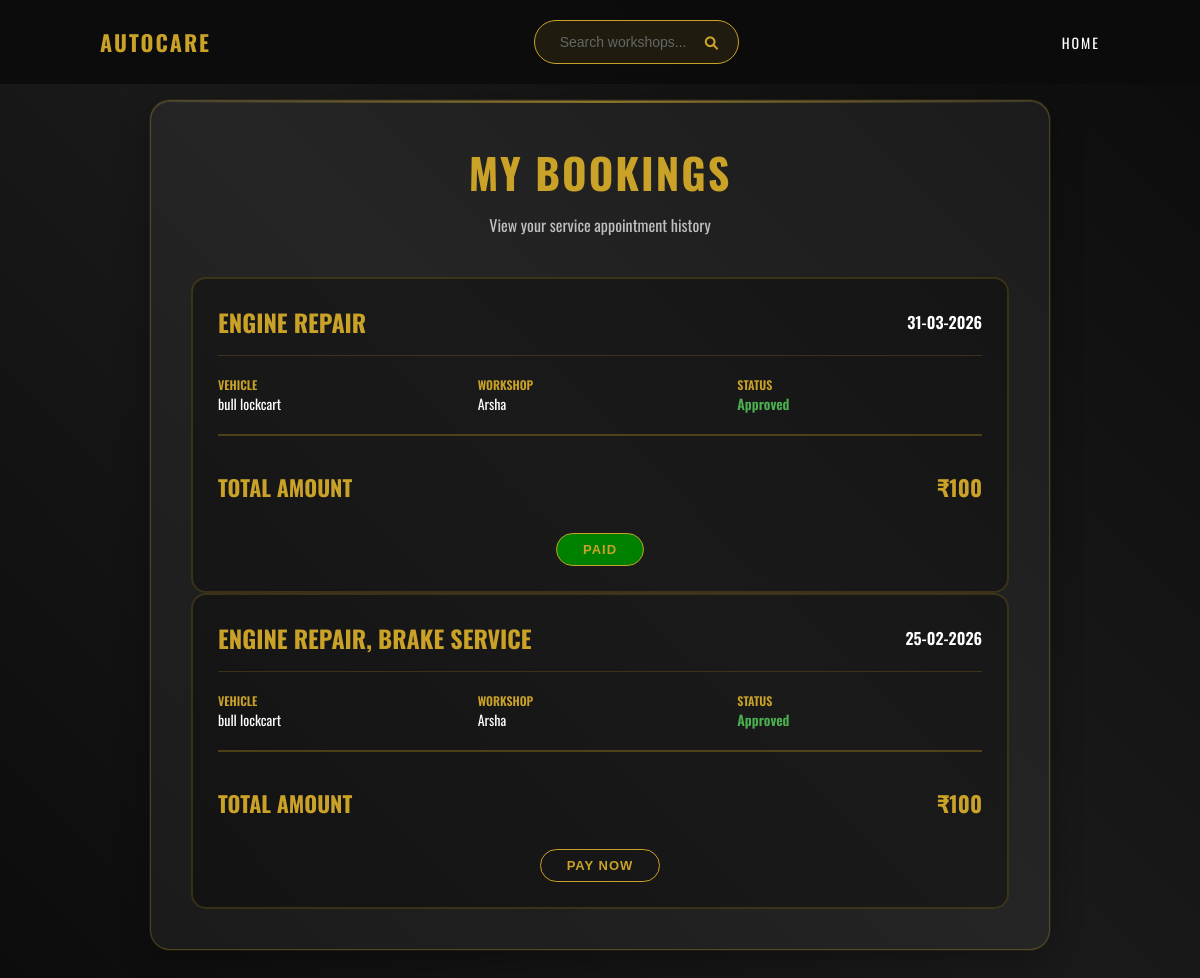
Screenshot of /mybookings/ (signed in) with the database file from the repository.
### app/models.py (models this page shows)
class Booking(models.Model):
    userd = models.ForeignKey(user, on_delete=models.CASCADE)
    workshop = models.ForeignKey(workshop, on_delete=models.CASCADE)
    vehicle = models.ForeignKey(VehicleRegistration, on_delete=models.CASCADE)
    SERVICE_CHOICES = (
        ('Oil Change', 'Oil Change'),
        ('Engine Repair', 'Engine Repair'),
        ('AC Service', 'AC Service'),
        ('Brake Service', 'Brake Service'),
        ('Battery Service', 'Battery Service'),
        ('Tire Service', 'Tire Service'),
    )
    services = MultiSelectField(choices=SERVICE_CHOICES,null=True, blank=True)
    booking_time = models.DateField()
    status = models.CharField(max_length=20, default='Pending')
    payment=models.IntegerField(null=True,blank=True)
    is_paid = models.BooleanField(default=False)

class VehicleRegistration(models.Model):
    userd = models.ForeignKey(user, on_delete=models.CASCADE)
    vehicle_name = models.CharField(max_length=100)
    vehicle_model = models.CharField(max_length=100)
    license_plate = models.CharField(max_length=20)
    vehicle_image = models.ImageField(upload_to='vehicle_images/', null=True, blank=True)
    rc = models.FileField(upload_to='rc/', null=True, blank=True)
    insurance = models.FileField(upload_to='insurance/', null=True, blank=True)
    pollution = models.FileField(upload_to='pollution/', null=True, blank=True)

class workshop(models.Model):
    name = models.CharField(max_length=100)
    password = models.CharField(max_length=100)
    email = models.EmailField(unique=True)
    Location = models.CharField(max_length=255,null=True, blank=True)
    description = models.CharField(max_length=255,null=True, blank=True)
    phone = models.CharField(max_length=15)
    address = models.TextField()
    workshop_picture = models.ImageField(upload_to='profile_pics/', null=True, blank=True)
    license = models.ImageField(upload_to='license/', null=True, blank=True)
    slots = models.IntegerField(default=0)
    opening_time = models.TimeField(null=True, blank=True)
    closing_time = models.TimeField(null=True, blank=True)
    SERVICE_CHOICES = (
        ('Oil Change', 'Oil Change'),
        ('Engine Repair', 'Engine Repair'),
        ('AC Service', 'AC Service'),
        ('Brake Service', 'Brake Service'),
        ('Battery Service', 'Battery Service'),
        ('Tire Service', 'Tire Service'),
    )
    services = MultiSelectField(choices=SERVICE_CHOICES,null=True, blank=True)
    DAYS_OF_WEEK = (
        ('MON', 'Monday'),
        ('TUE', 'Tuesday'),
        ('WED', 'Wednesday'),
        ('THU', 'Thursday'),
        ('FRI', 'Friday'),
        ('SAT', 'Saturday'),
        ('SUN', 'Sunday'),
    )
    available_days = MultiSelectField(
        choices=DAYS_OF_WEEK,
        max_choices=7,
        max_length=20
    )
    is_approved = models.BooleanField(default=False)

### app/views.py (the view)
# urls.py: path('mybookings/', views.mybookings, name='mybookings'),
def mybookings(request):
    email = request.session.get('email')
    cr = user.objects.get(email=email)
    bookings = Booking.objects.filter(userd=cr).order_by('-id')
    return render(request, "mybookings.html", {"bookings": bookings})

### app/templates/mybookings.html (shortened to what this page needs)
<!DOCTYPE html>
{% load static %}
<html lang="en">
<head>
<link rel="stylesheet" href="https://cdnjs.cloudflare.com/ajax/libs/font-awesome/6.0.0/css/all.min.css">
<link rel="stylesheet" href="{% static 'styles.css' %}">
</head>
<body>
<nav class="navbar">
    <div class="nav-logo">AUTOCARE</div>
    <div class="nav-search">
        <input type="text" class="search-input" placeholder="Search workshops..." id="navSearch">
        <button class="search-btn" onclick="searchWorkshops()">
            <i class="fas fa-search"></i>
        </button>
    </div>
    <ul class="nav-links">
        <li><a href="/userhome/">HOME</a></li>
    </ul>
</nav>
<div class="bookings-container">
<div class="bookings-card">
<div class="bookings-header">
    <div class="bookings-title">My Bookings</div>
    <div class="bookings-subtitle">View your service appointment history</div>
</div>
<div class="booking-list">
{% for b in bookings %}
<div class="booking-item">
    <div class="booking-header-info">
        <div class="booking-service-name">{{ b.services }}</div>
        <div class="booking-date-time">
            <div class="date">{{ b.booking_time|date:"d-m-Y" }}</div>
        </div>
    </div>
    <div class="booking-details">
        <div>
            <div class="booking-detail-label">Vehicle</div>
            <div class="booking-detail-value">{{ b.vehicle.vehicle_name }}</div>
        </div>
        <div>
            <div class="booking-detail-label">Workshop</div>
            <div class="booking-detail-value">{{ b.workshop.name }}</div>
        </div>
        <div>
            <div class="booking-detail-label">Status</div>
            <div class="booking-detail-value
                {% if b.status == 'Approved' %}yes
                {% elif b.status == 'Declined' %}no
                {% endif %}">
                {{ b.status }}
            </div>
        </div>
    </div>
    <div class="booking-price-section">
        <div class="booking-total">
            <span>Total Amount</span>
            <span>₹{{ b.payment }}</span>
        </div>
       <div class="pay-btn-wrapper">
{% if b.is_paid %}
    <button class="pay-btn-minimal" style="background:green; cursor:not-allowed;" disabled>
        PAID
    </button>
{% elif b.status == "Approved" %}
    <form method="POST" action="{% url 'make_payment' b.id %}">
        <button type="submit" class="pay-btn-minimal">
            Pay Now
        </button>
    </form>
{% endif %}
</div>
</div>
</div>
</div>
{% empty %}
<div style="text-align:center; padding:40px;">
    <h3>No bookings found</h3>
    <p>You have not booked any services yet.</p>
</div>
{% endfor %}
</div>
</body>
</html>

### app/static/styles.css (style rules this page uses)
* { margin:0; padding:0; box-sizing:border-box; }
html { scroll-behavior: smooth; }
body { background:#0c0c0c; font-family:'Oswald', sans-serif; color:white; overflow-x:hidden; opacity: 1 !important; animation: pageFadeIn 0.8s ease-out forwards; }
.navbar { position: fixed; top: 0; left: 0; width: 100%; padding: 20px 100px; display: flex; justify-content: space-between; align-items: center; background: rgba(12, 12, 12, 0.9); backdrop-filter: blur(10px); z-index: 1000; }
.nav-logo { color: #c9a227; font-size: 22px; font-weight: 700; letter-spacing: 2px; }
.nav-search { display: flex; align-items: center; background: rgba(201, 162, 39, 0.1); border: 1px solid #c9a227; border-radius: 25px; padding: 5px 15px; transition: all 0.3s ease; }
.nav-search .search-input { background: transparent; border: none; color: white; padding: 8px 10px; width: 200px; font-family: Arial, sans-serif; font-size: 14px; outline: none; }
.nav-search .search-input::placeholder { color: #666; }
.nav-search .search-btn { background: transparent; border: none; color: #c9a227; cursor: pointer; padding: 5px; transition: all 0.3s ease; }
.nav-links { list-style: none; display: flex; gap: 40px; }
.nav-links a { text-decoration: none; color: white; font-size: 14px; letter-spacing: 2px; position: relative; transition: all 0.4s cubic-bezier(0.4, 0, 0.2, 1); transform: translateY(0); }
.nav-links a::after { content: ''; position: absolute; left: 0; bottom: -5px; width: 0; height: 2px; background: #c9a227; transition: all 0.4s cubic-bezier(0.4, 0, 0.2, 1); }
@media (max-width:1200px) { .nav-search .search-input { width: 150px; } }
body::before { content: ''; position: fixed; top: 0; left: 0; width: 100%; height: 100%; background: linear-gradient(45deg, #0c0c0c 0%, #1a1a1a 50%, #0c0c0c 100%); z-index: -2; }
.search-input { flex: 1; padding: 12px; background: rgba(255, 255, 255, 0.1); border: 1px solid #c9a227; color: white; font-family: Arial, sans-serif; border-radius: 5px; transition: all 0.3s ease; }
.search-btn { background: #c9a227; color: #0c0c0c; padding: 12px 25px; border: none; font-family: 'Oswald', sans-serif; font-weight: 600; cursor: pointer; transition: all 0.3s ease; border-radius: 5px; }

### rows the page displays
Booking: services "ENGINE REPAIR", booking_time "31-03-2026", vehicle.vehicle_name "bull lockcart", workshop.name "Arsha", status "Approved", payment "100", is_paid "PAID"
Booking: services "ENGINE REPAIR, BRAKE SERVICE", booking_time "25-02-2026", vehicle.vehicle_name "bull lockcart", workshop.name "Arsha", status "Approved", payment "100", is_paid "PAY NOW"
